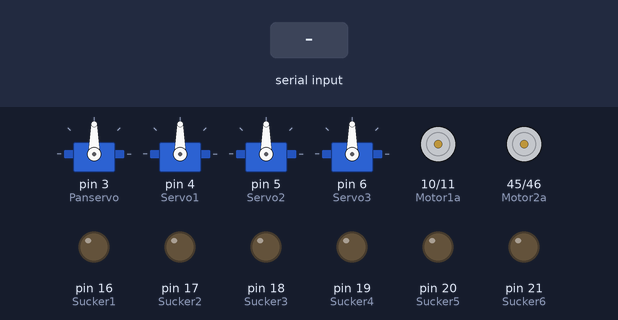
A sketch run on a simulated Arduino Mega 2560, built with avr-gcc and run on an emulated ATmega2560. Parts: 4 × servo, motor-driver pin pairs drawn as motors (green arrow = first pin HIGH = forward, orange = second pin HIGH = backward, longer = more drive), output pins drawn as LEDs (lit = HIGH). The inputs (shaded band) are chosen by the test bench.

Above: at 1.2 s.
1.3 s: byte 115 ('s') received over Serial
At 1.7 s:
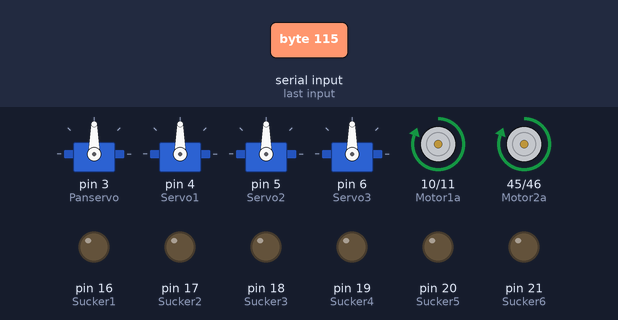
At 3.1 s:
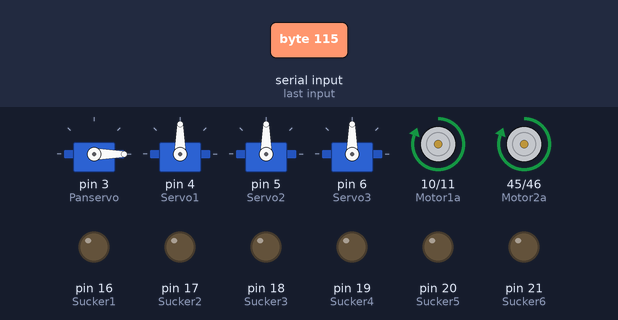
Timing chart, 0 to 21.9 s (numbered marks = the images above; inputs shaded):
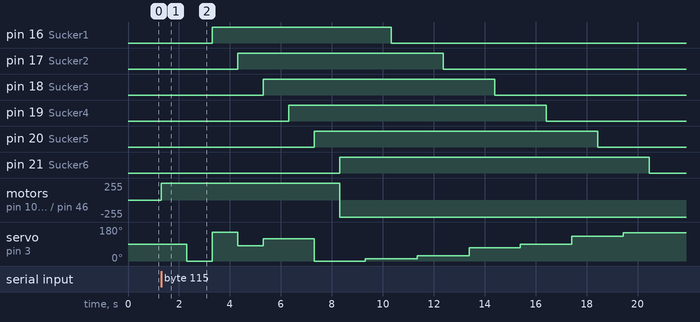

Measured:
- after the input at 1.3 s, pin 16 (Sucker1): LOW → HIGH after 2.0 s, → LOW 7.0 s later; pin 17 (Sucker2): LOW → HIGH after 3.0 s, → LOW 8.1 s later; pin 18 (Sucker3): LOW → HIGH after 4.0 s, → LOW 9.1 s later; pin 19 (Sucker4): LOW → HIGH after 5.0 s, → LOW 10.1 s later; pin 20 (Sucker5): LOW → HIGH after 6.0 s, → LOW 11.1 s later

The sketch:

main_old.ino
```cpp
#include <Servo.h>

//设置引脚
int Panservo = 3;  //PWM
int Servo1 = 4;    //PWM
int Servo2 = 5;    //PWM
int Servo3 = 6;    //PWM

// 控制吸盘的引脚
int Sucker1 = 16;
int Sucker2 = 17;
int Sucker3 = 18;
int Sucker4 = 19;
int Sucker5 = 20;
int Sucker6 = 21;

//电机控制，目前是想让两个电机接到一个输出口，后期可能会改成两个
//mega的PWM：44-46
int Motor1a = 10;  // PWM波输入
int Motor1b = 11;  // PWM波输入
int Motor2a = 45;
int Motor2b = 46;

//设置全局变量,如果变量要在中断中访问，要使用volatile进行申明
int A[6];               // 对应各个物体是可乐还是箱子
float CocaTime = 0;     // 提起可乐舵机运动的时间
float BoxTime[3];       // 提起箱子舵机运动的时间

Servo panservo;  // 底盘舵机结构体，还是对象
Servo myservo1;  // 吸盘舵机对象
Servo myservo2;
Servo myservo3;

//我们的云台是逆时针旋转，按照从置物点向取物点看去的视角
float Take_up_angle[6];   // 对应刚开始拿起物体时六个摆臂（？云台）所需转动角度
float Put_down_angle[6];  // 对应放下物体时六个摆臂（？云台）所需转动的角度
float Take_up_time[6];              // 对应放下物体时每一个物体要向下运动的距离

int Pwmup = 180;
int Pwmstop = 90; // 用于servo.write
int Pwmdown = 0;


void run_To_take() {
  // 控制两个电机同时正转
  digitalWrite(Motor1a, HIGH);
  digitalWrite(Motor1b, LOW);
  digitalWrite(Motor2a, HIGH);
  digitalWrite(Motor2b, LOW);
  //加analog.write(Motor,200)调速
  delay(1000);  // 调参确定走的距离
}

void run_To_put() {
  // 控制两个电机同时反转
  digitalWrite(Motor1a, LOW);
  digitalWrite(Motor1b, HIGH);
  digitalWrite(Motor2a, LOW);
  digitalWrite(Motor2b, HIGH);
  delay(1000);  // 调参确定走的距离
}


// 这一套是假设对称分布的，即夹角为60度
// 更改了，现在是120度了
// type 为 提起的物品的类型 1为可乐，0为箱子
void takeUp(int type, Servo myservo, int PinSucker) {
  int time = 0;                                             // 舵机向下运动的时间
  time = (type == 1) ?  CocaTime: BoxTime[PinSucker - 16];  // 如果为可乐，向下运动多少，如果为箱子，运动多少
  myservo.write(Pwmdown);                                   // 使舵机带动机构向下动
  delay(time);
  digitalWrite(PinSucker, HIGH);                            // 吸气
  myservo.write(Pwmup);                                     // 使舵机带动机构向上动
  delay(time);
}

// time 为 舵机下转的时间
void putDown(int type, Servo myservo, int PinSucker) {
  int time = 0;
  time = (type == 1) ?  10: 20;                             // 如果为可乐，向下运动多少，如果为箱子，运动多少
  myservo.write(Pwmdown);                                   // 舵机带动机械臂向下运动
  delay(time);
  digitalWrite(PinSucker, LOW);                             // 排气，松开物体
  delay(1000);                                              // 给它排气的时间
  myservo.write(Pwmup);                                     // 舵机带动机械臂向上运动
  delay(time);
}

// 提起所有箱子
// panservo 是底盘的舵机
// 关键在于angle[6]，用它来确定提起每一个物品所需转动的角度
// 该函数目前还是顺序执行，应当可以进行设计使之支持并发执行
//void takeAll(float angle[6], Servo panservo) {
void takeAll() {
  panservo.write(Take_up_angle[0]);
  delay(1000);  // 可能不需要
  takeUp(0, myservo1, Sucker1);

  panservo.write(Take_up_angle[1]);
  delay(1000);
  takeUp(0, myservo1, Sucker2);

  panservo.write(Take_up_angle[2]);
  delay(1000);
  takeUp(1, myservo2, Sucker3);

  panservo.write(Take_up_angle[3]);
  delay(1000);
  takeUp(1, myservo2, Sucker4);

  panservo.write(Take_up_angle[4]);
  delay(1000);
  takeUp(1, myservo3, Sucker5);

  panservo.write(Take_up_angle[5]);
  delay(1000);
  takeUp(0, myservo3, Sucker6);
}

//void putAll(float angle[6], Servo panservo) {
void putAll() {
  panservo.write(Put_down_angle[0]);
  delay(1000);  // 可能不需要
  putDown(0, myservo1, Sucker1);

  panservo.write(Put_down_angle[1]);
  delay(1000);
  putDown(0, myservo1, Sucker2);

  panservo.write(Put_down_angle[2]);
  delay(1000);
  putDown(1, myservo2, Sucker3);

  panservo.write(Put_down_angle[3]);
  delay(1000);
  putDown(1, myservo2, Sucker4);

  panservo.write(Put_down_angle[4]);
  delay(1000);
  putDown(1, myservo3, Sucker5);

  panservo.write(Put_down_angle[5]);
  delay(1000);
  putDown(0, myservo3, Sucker6);
}

void Assignment() {
  int i = 0, j = 0, k = 3;
  int temp = 0;
  for (i = 0; i < 6; i++) {
    if (A[i] == 0) {
      // 哦怪不得是360减去，不然000111这种就有可能搞出负值来
      // 那也就是说舵机的一个初始角度就是顺时针旋转到360度，然后是一个逆时针旋转，理想状态下
      // 可是我的电机好像是逆时针到360度，那看来是要拆了重新装了
      // 好像重装没办法解决问题，那就是我取物体一直是从左往右取
      // 欸好起来了，我好像传数据就是从左往右传出来的
      // 废弃Take_up_angle[j] = (360 - (36 * i - 60 * j)) / 2;
      if(j != 2)
      {
        Take_up_angle[j] = 180 - 18 * i - 18 * (j % 2) + 9;
      }else{
        Take_up_angle[j] = 180 - (18 * i - 60) - 18 * (j % 2) + 9;
      }
      j++;  // j从0开始，意味着头三个机械臂抓的是箱子
    } else {
      // 废弃Take_up_angle[k] = (360 - (36 * i - 60 * k)) / 2;
      if(k == 3)
      {
        Take_up_angle[k] = 180 - (18 * i - 60) + 18 * (k % 2) - 9;
      }else{
        Take_up_angle[k] = 180 - (18 * i - 120) + 18 * (k % 2) - 9;
      }
      k++;  // k从3开始，意味着后三个机械臂抓的是可乐
    }
  }

  for (i = 0; i < 6; i++) {
    if(Take_up_angle[i] >= 180)
    {
      Take_up_angle[i] = 180 - Take_up_angle[i];
    }
  }
  //将第三个箱子挂到第六个吸盘上，这样在置物时会方便些
  temp = Take_up_angle[2];
  Take_up_angle[2] = Take_up_angle[5];
  Take_up_angle[5] = temp;

  Put_down_angle[0] = 20 - 9;
  Put_down_angle[1] = 20 + 9;
  Put_down_angle[2] = 20 + 60 - 9;
  Put_down_angle[3] = 20 + 60 + 9;
  Put_down_angle[4] = 20 + 120 - 9;
  Put_down_angle[5] = 20 + 120 + 9;
}


//程序运行
void setup() {
  Serial.begin(9600);

  pinMode(Motor1a, OUTPUT);
  pinMode(Motor1b, OUTPUT);
  pinMode(Motor2a, OUTPUT);
  pinMode(Motor2b, OUTPUT);

  pinMode(Sucker1, OUTPUT);
  pinMode(Sucker2, OUTPUT);
  pinMode(Sucker3, OUTPUT);
  pinMode(Sucker4, OUTPUT);
  pinMode(Sucker5, OUTPUT);
  pinMode(Sucker6, OUTPUT);

  panservo.attach(Panservo, 500, 2500);
  myservo1.attach(Servo1, 500, 2500);
  myservo2.attach(Servo2, 500, 2500);
  myservo3.attach(Servo3, 500, 2500);

  //在这里写一段将舵机统一抬升的代码，因为初始时吸盘触地
}

void loop() {
  //float distance;
  while (Serial.available() == 0) {}
  if ('s' == Serial.read()) {
    for (int i = 0; i++; i < 6) {
      while (Serial.available() == 0) {}
      A[i] = Serial.read() - '0';
    }
    Assignment();
    run_To_take();
    takeAll();
    run_To_put();
    putAll();
  }
}
```
